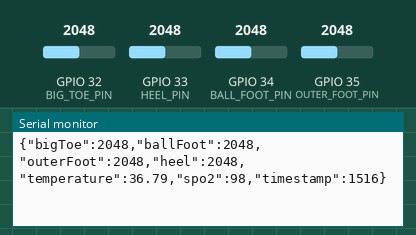
A sketch run on a simulated ESP32. On the bench: the last lines printed to the serial monitor. The inputs (shaded band) are chosen by the test bench; at power-on: GPIO 32 (BIG_TOE_PIN) = 2048, GPIO 33 (HEEL_PIN) = 2048, GPIO 34 (BALL_FOOT_PIN) = 2048, GPIO 35 (OUTER_FOOT_PIN) = 2048 (analog values on the 0–4095 scale). Random numbers use the default seed unless the sketch sets one; nothing arrives over Bluetooth unless stated; a phone connects over Bluetooth LE 3 s after start.

Above: at 1.7 s.
1.8 s: GPIO 32 (BIG_TOE_PIN) set to 2866
At 2.4 s:
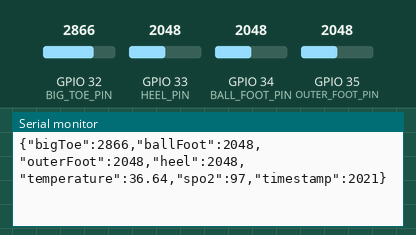
4.8 s: GPIO 33 (HEEL_PIN) set to 2866
At 5.5 s:
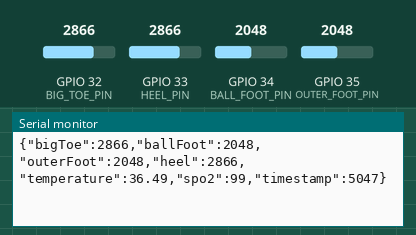
6.3 s: GPIO 34 (BALL_FOOT_PIN) set to 2866
At 7.0 s:
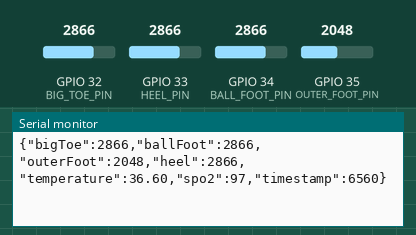
7.8 s: GPIO 35 (OUTER_FOOT_PIN) set to 2866
At 8.4 s:
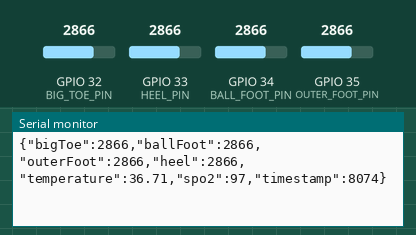
9.3 s: GPIO 32 (BIG_TOE_PIN) set to 3972
At 10.0 s:
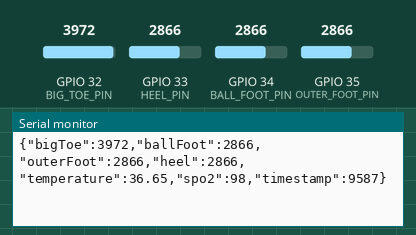
10.8 s: GPIO 33 (HEEL_PIN) set to 3972
At 11.5 s:
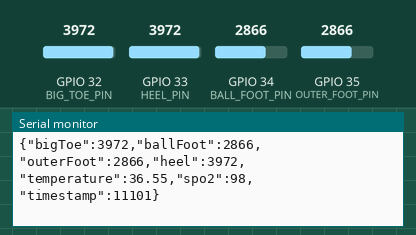
Timing chart, 0 to 13.3 s (numbered marks = the images above; inputs shaded):
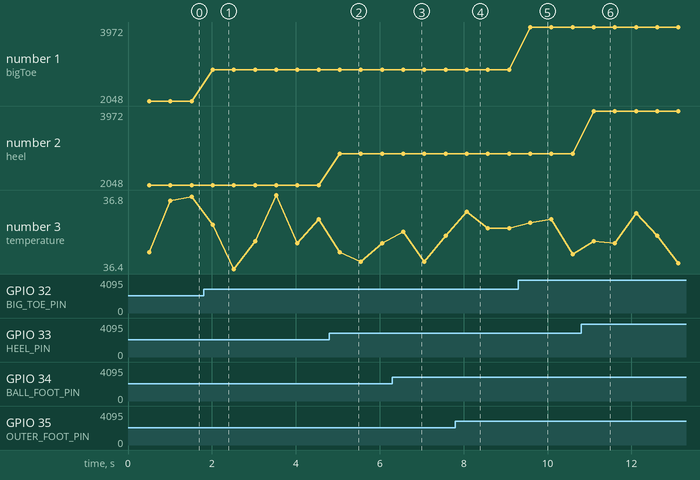

The sketch:

esp32_code.ino
```cpp
/*
  Paddrishti - ESP32 Sensor Firmware
  --------------------------------
  FSR connections:
    GPIO 32 -> Big Toe
    GPIO 34 -> Ball Foot
    GPIO 35 -> Outer Foot
    GPIO 33 -> Heel

  Temperature and SpO2 are for development/demo purposes.
  The ESP32 sends sensor data over BLE as JSON notifications.

  Arduino IDE:
    Board: ESP32 Dev Module
    Serial Monitor: 115200 baud
*/

#include <Arduino.h>
#include <BLEDevice.h>
#include <BLEServer.h>
#include <BLEUtils.h>
#include <BLE2902.h>

#define BIG_TOE_PIN     32
#define BALL_FOOT_PIN   34
#define OUTER_FOOT_PIN  35
#define HEEL_PIN        33

#define DEVICE_NAME "Paddrishti - ESP32"

// Fixed UUIDs: keep these the same in ble_receiver.py
#define SERVICE_UUID        "7f6d0001-5a4e-4c3a-9b2e-123456789001"
#define CHARACTERISTIC_UUID "7f6d0002-5a4e-4c3a-9b2e-123456789002"

BLECharacteristic *sensorCharacteristic;
bool deviceConnected = false;

class ServerCallbacks : public BLEServerCallbacks {
  void onConnect(BLEServer *server) override {
    deviceConnected = true;
    Serial.println("BLE client connected");
  }

  void onDisconnect(BLEServer *server) override {
    deviceConnected = false;
    Serial.println("BLE client disconnected");
    delay(100);
    server->getAdvertising()->start();
  }
};

float syntheticTemperature() {
  // 36.4 - 36.8 °C
  return 36.4f + (random(0, 41) / 100.0f);
}

int syntheticSpO2() {
  // 97 - 99 %
  return random(97, 100);
}

void setup() {
  Serial.begin(115200);
  delay(500);

  analogReadResolution(12); // 0-4095
  randomSeed(analogRead(34) + micros());

  BLEDevice::init(DEVICE_NAME);

  BLEServer *server = BLEDevice::createServer();
  server->setCallbacks(new ServerCallbacks());

  BLEService *service = server->createService(SERVICE_UUID);

  sensorCharacteristic = service->createCharacteristic(
    CHARACTERISTIC_UUID,
    BLECharacteristic::PROPERTY_READ |
    BLECharacteristic::PROPERTY_NOTIFY
  );

  sensorCharacteristic->addDescriptor(new BLE2902());

  service->start();

  BLEAdvertising *advertising = BLEDevice::getAdvertising();
  advertising->addServiceUUID(SERVICE_UUID);
  advertising->setScanResponse(true);
  advertising->setMinPreferred(0x06);
  advertising->setMinPreferred(0x12);
  BLEDevice::startAdvertising();

  Serial.println();
  Serial.println("Paddrishti ESP32 started");
  Serial.println("Waiting for BLE connection...");
  Serial.println("--------------------------------");
}

void loop() {
  int bigToe    = analogRead(BIG_TOE_PIN);
  int ballFoot  = analogRead(BALL_FOOT_PIN);
  int outerFoot = analogRead(OUTER_FOOT_PIN);
  int heel      = analogRead(HEEL_PIN);

  float temperature = syntheticTemperature();
  int spo2 = syntheticSpO2();

  // JSON sent to the Python receiver / website backend.
  String json = "{";
  json += "\"bigToe\":" + String(bigToe);
  json += ",\"ballFoot\":" + String(ballFoot);
  json += ",\"outerFoot\":" + String(outerFoot);
  json += ",\"heel\":" + String(heel);
  json += ",\"temperature\":" + String(temperature, 2);
  json += ",\"spo2\":" + String(spo2);
  json += ",\"timestamp\":" + String(millis());
  json += "}";

  Serial.println(json);

  if (deviceConnected) {
    sensorCharacteristic->setValue(json.c_str());
    sensorCharacteristic->notify();
  }

  delay(500);
}
```

Measured:
- after the input at 1.8 s, the serial monitor: prints a new line after 0.22 s (image 1)
- after the input at 4.8 s, the serial monitor: prints a new line after 0.25 s (image 2)
- after the input at 6.3 s, the serial monitor: prints a new line after 0.26 s (image 3)
- after the input at 7.8 s, the serial monitor: prints a new line after 0.27 s (image 4)
- after the input at 9.3 s, the serial monitor: prints a new line after 0.29 s (image 5)
- after the input at 10.8 s, the serial monitor: prints a new line after 0.30 s (image 6)
- plotted number 1: 2048 → 2866 after the input at 1.8 s, 2866 → 3972 after the input at 9.3 s
